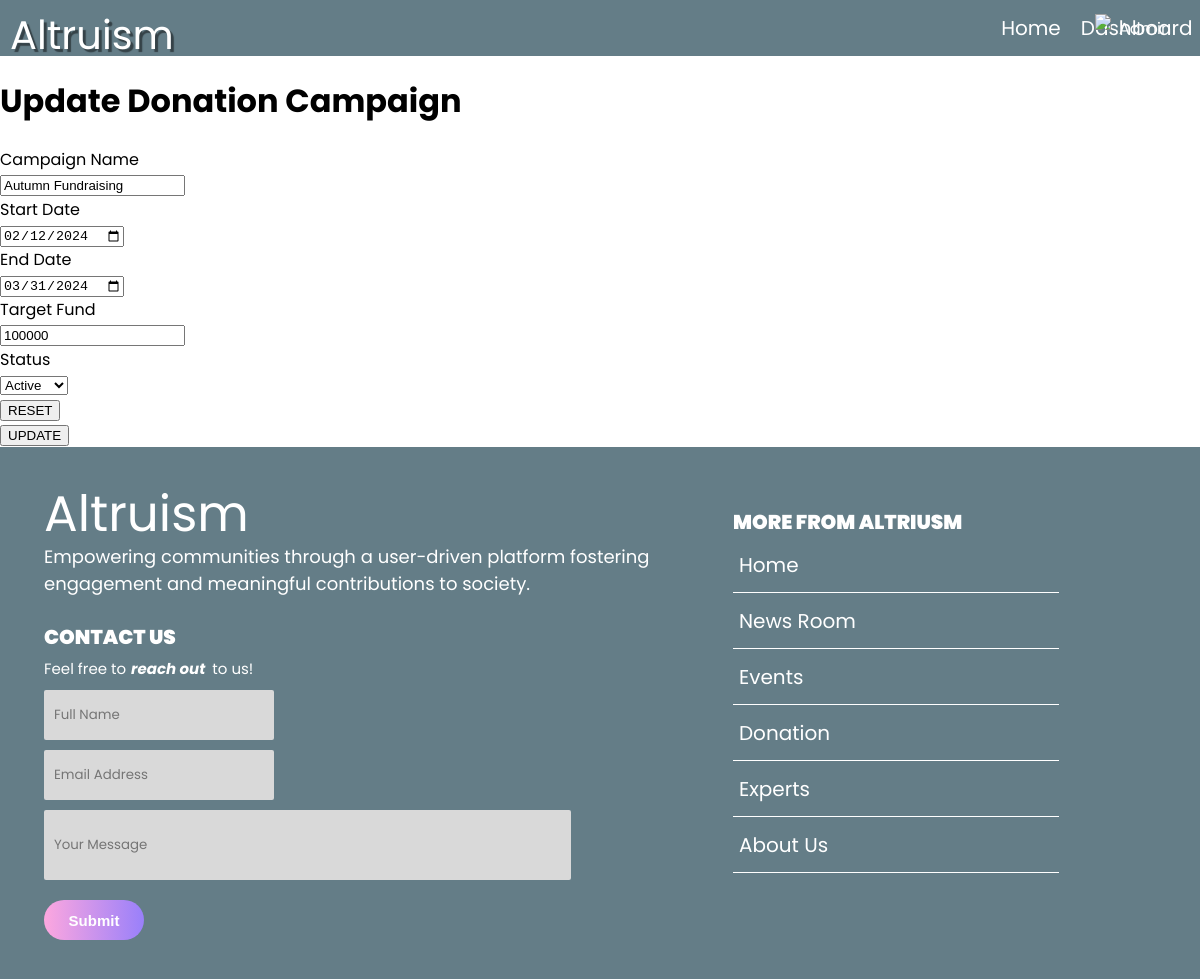
The page /Donation_Update.php?d_id=2 (signed in) on the database its author committed.
### tables this page shows
CREATE TABLE `donation` (
  `donation_id` int(10) NOT NULL,
  `campaign_name` varchar(256) NOT NULL,
  `target_fund` int(10) NOT NULL,
  `start_date` datetime NOT NULL,
  `end_date` datetime DEFAULT NULL,
  `user_id` int(20) NOT NULL,
  `d_status` varchar(10) NOT NULL
);

### Donation_Update.php (the view, shortened to what this page needs)
<?php
  include "Login-Page/db_conn.php";
  include "Header.php";
  $d_id = $_GET['d_id'];
  $sql = "SELECT * FROM donation WHERE donation_id = '$d_id'";
  $result = mysqli_query($conn, $sql);
  $row = mysqli_fetch_assoc($result);
?>
<!DOCTYPE html>
<head>
  <link rel="stylesheet" href="styles/styles.css">
</head>
<body>
    <h1>Update Donation Campaign</h1>
    <form id="update-donation-form" action="Donation_UpdateProcess.php" method="post">
      <div class="login-form-container">
        <div class="username-input-box">
              Campaign Name
              <div class="username-input">
                  <input name="campaign_name" type="text" value="<?php echo $row['campaign_name']; ?>" required>
              </div>
          </div>
          <div class="username-input-box">
              Start Date
              <div class="username-input">
                  <input name="campaign_startDate" type="Date" value="<?php echo date('Y-m-d', strtotime($row['start_date'])); ?>" required>
              </div>
          </div>
          <div class="username-input-box">
              End Date
              <div class="username-input">
                  <input name="campaign_endDate" type="Date" value="<?php echo date('Y-m-d', strtotime($row['end_date']));?>" required>
              </div>
          </div>
          <div class="username-input-box">
              Target Fund
              <div class="username-input">
                  <input name="target_fund" type="number" value="<?php echo $row['target_fund']; ?>" required>
              </div>
          </div>
          <div class="password-input-box">
              Status
              <div class="password-input">
                  <select name="status">
                    <?php if ($row['d_status'] == 'active') { ?>
                    <option value="active" selected>Active</option>
                    <?php } else { ?>
                      <option value="active">Active</option>
                      <option value="inactive" selected>Inactive</option>
                    <?php } ?>
                  </select>
              </div>
          </div>
          <div class="login-button-container">
              <button type="reset">
                  RESET
              </button>
          </div>
          <div class="login-button-container">
              <button type="submit">
                  UPDATE
              </button>
          </div>
      </div>
  </form>
</body>
</html>
<?php include "Footer.php"?>

### styles/General.css (style rules this page uses)
body { font-family: League Gothic, Poppins; margin: 0; }

### rows shown on the page
donation: campaign_name "Autumn Fundraising", campaign_startDate "02/12/2024", campaign_endDate "03/31/2024", target_fund "100000", status "Active"

### other values the page prints
$_SESSION['username'] "Admin"
